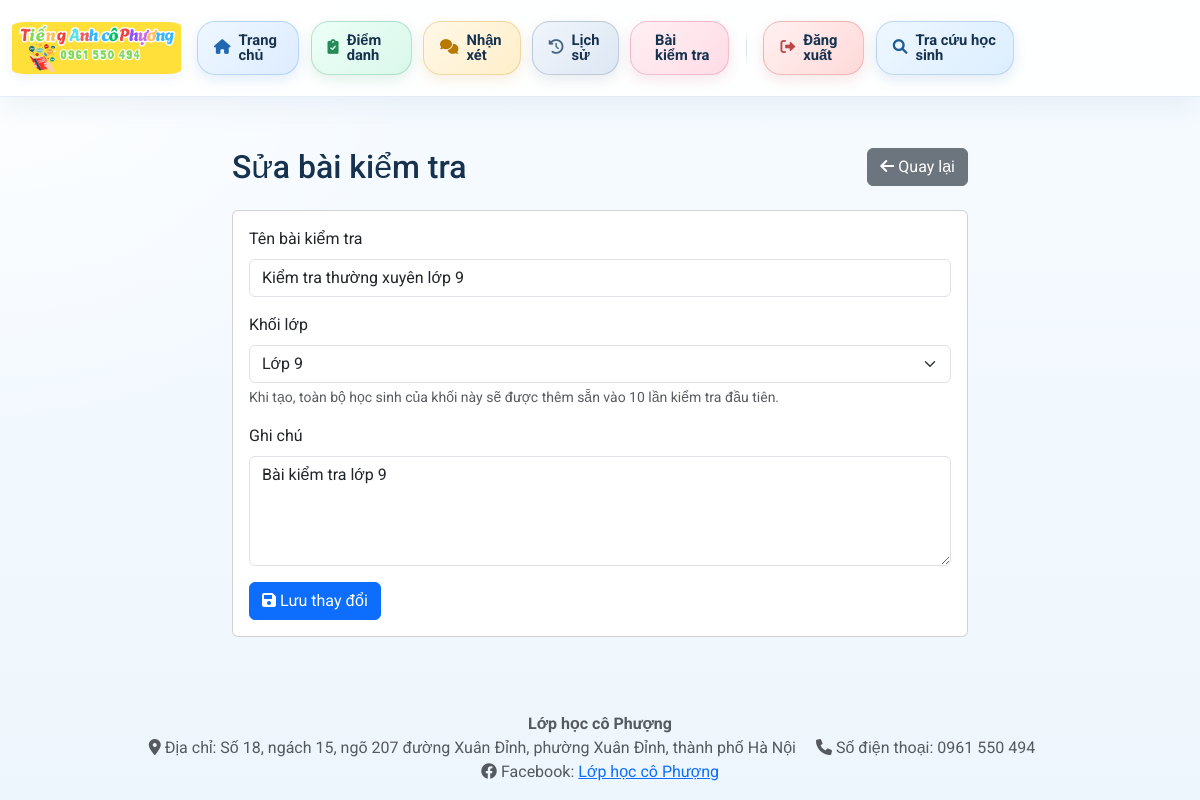
Before: /tests/1/edit (signed in) with the older database file.
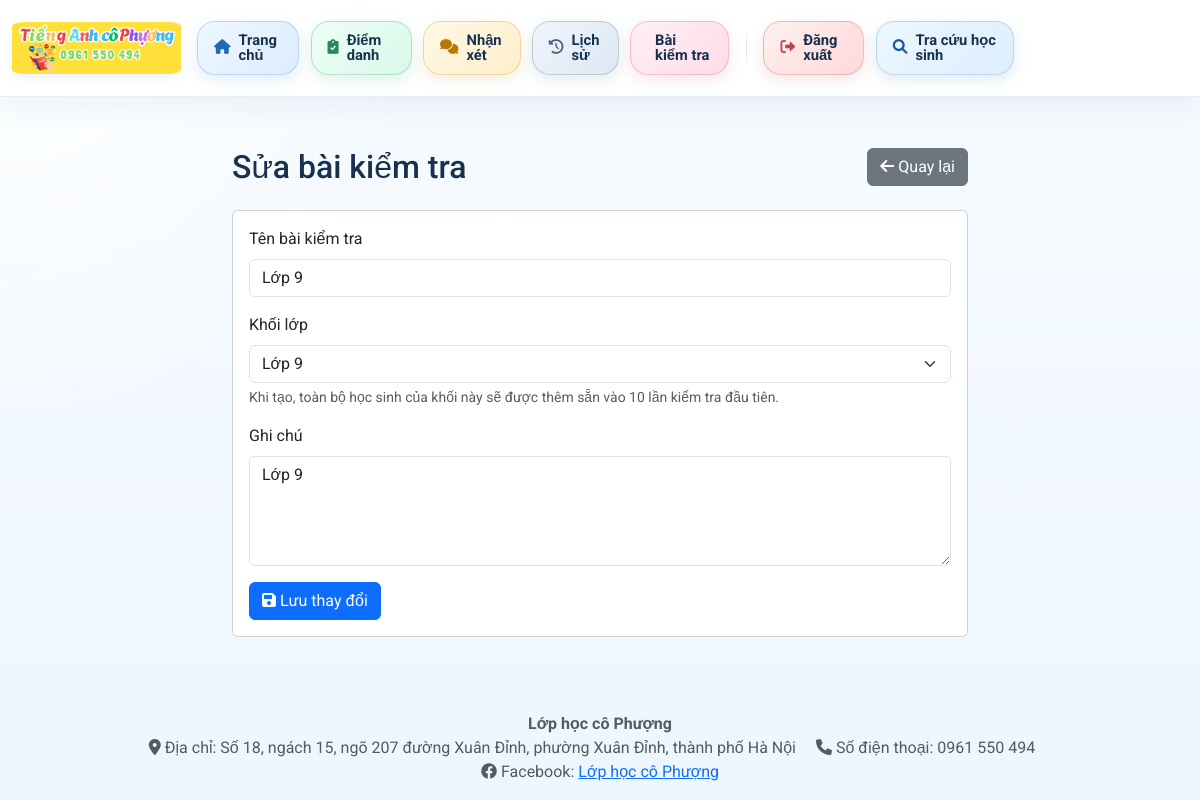
After: the same page with the newer database file.
### models.py (models this page shows)
class TestExam(db.Model):
    __tablename__ = 'test_exam'
    __bind_key__ = 'attendance'
    id = db.Column(db.Integer, primary_key=True)
    title = db.Column(db.String(200), nullable=False)
    grade = db.Column(db.String(20), nullable=False)
    description = db.Column(db.Text, nullable=True)
    created_at = db.Column(db.DateTime, default=datetime.utcnow, nullable=False)
    created_by = db.Column(db.Integer, db.ForeignKey('user.id'), nullable=False)
    created_by_user = db.relationship('User', foreign_keys=[created_by], backref='test_exams_created')

### app.py (the view, shortened to what this page needs)
@app.route('/tests/<int:exam_id>/edit', methods=['GET', 'POST'])
@login_required
def edit_test_exam(exam_id):
    if current_user.role not in ['admin', 'giaovien']:
        flash('Bạn không có quyền truy cập trang này.', 'danger')
        abort(403)
    exam = TestExam.query.get_or_404(exam_id)
    available_grades = [grade[0] for grade in db.session.query(Student.grade).distinct().order_by(Student.grade).all()]
    return render_template('test_form.html', available_grades=available_grades, exam=exam, is_edit_mode=True)

### app.py (called while the page is built)
@login_manager.user_loader
def load_user(user_id):
    return db.session.get(User, int(user_id))

### templates/test_form.html (shortened to what this page needs)
{% extends "base.html" %}
{% block content %}
<div class="container mt-4" style="max-width: 760px;">
    <div class="d-flex justify-content-between align-items-center mb-4">
        <h2 class="mb-0">{{ 'Sửa bài kiểm tra' if is_edit_mode else 'Tạo bài kiểm tra' }}</h2>
        <a href="{{ url_for('test_management') }}" class="btn btn-secondary"><i class="fas fa-arrow-left me-1"></i>Quay lại</a>
    </div>
    <div class="card">
        <div class="card-body">
            <form method="POST">
                <div class="mb-3">
                    <label for="title" class="form-label">Tên bài kiểm tra</label>
                    <input type="text" id="title" name="title" class="form-control" value="{{ exam.title if exam else '' }}" required>
                </div>
                <div class="mb-3">
                    <label for="grade" class="form-label">Khối lớp</label>
                    <select id="grade" name="grade" class="form-select" required>
                        {% for grade in available_grades %}
                        <option value="{{ grade }}" {% if exam and exam.grade == grade %}selected{% endif %}>{{ grade }}</option>
                        {% endfor %}
                    </select>
                    <div class="form-text">Khi tạo, toàn bộ học sinh của khối này sẽ được thêm sẵn vào 10 lần kiểm tra đầu tiên.</div>
                </div>
                <div class="mb-3">
                    <label for="description" class="form-label">Ghi chú</label>
                    <textarea id="description" name="description" rows="4" class="form-control">{{ exam.description if exam and exam.description else '' }}</textarea>
                </div>
                <button type="submit" class="btn btn-primary">
                    <i class="fas {{ 'fa-floppy-disk' if is_edit_mode else 'fa-circle-plus' }} me-1"></i>{{ 'Lưu thay đổi' if is_edit_mode else 'Tạo bài kiểm tra' }}
                </button>
            </form>
        </div>
    </div>
</div>
{% endblock %}

### templates/base.html (shortened to what this page needs)
<!DOCTYPE html>
<html lang="vi">
<head>
    <link href="https://cdn.jsdelivr.net/npm/bootstrap@5.3.3/dist/css/bootstrap.min.css" rel="stylesheet">
    <link rel="stylesheet" href="{{ url_for('static', filename='css/style.css') }}">
    <link rel="stylesheet" href="https://cdnjs.cloudflare.com/ajax/libs/font-awesome/6.0.0-beta3/css/all.min.css">
</head>
<body class="d-flex flex-column min-vh-100">
    <nav class="navbar navbar-expand-xl app-header fixed-top">
        <div class="container-fluid app-header__inner">
            <a class="navbar-brand app-brand" href="{{ url_for('index') }}">
                <img src="{{ url_for('uploaded_file', filename='logo.png') }}" alt="Lớp học cô Phượng" class="app-brand__logo">
            </a>
            <div class="collapse navbar-collapse" id="navbarNav">
                <ul class="navbar-nav ms-auto align-items-xl-center app-nav">
                    {% if current_user.is_authenticated %}
                    <li class="nav-item">
                        <a class="app-nav__link app-nav__link--sky" href="{{ url_for('dashboard') }}"><i class="fas fa-house"></i><span>Trang chủ</span></a>
                    </li>
                    <li class="nav-item">
                        <a class="app-nav__link app-nav__link--green" href="{{ url_for('take_attendance') }}"><i class="fas fa-clipboard-check"></i><span>Điểm danh</span></a>
                    </li>
                    {% if current_user.role in ['admin', 'giaovien'] %}
                    <li class="nav-item">
                        <a class="app-nav__link app-nav__link--amber" href="{{ url_for('comment_management') }}"><i class="fas fa-comments"></i><span>Nhận xét</span></a>
                    </li>
                    <li class="nav-item">
                        <a class="app-nav__link app-nav__link--slate" href="{{ url_for('attendance_history') }}"><i class="fas fa-clock-rotate-left"></i><span>Lịch sử</span></a>
                    </li>
                    <li class="nav-item">
                        <a class="app-nav__link app-nav__link--rose" href="{{ url_for('test_management') }}"><span>Bài kiểm tra</span></a>
                    </li>
                    {% endif %}
                    <li class="nav-item">
                        <a class="app-nav__link app-nav__link--red" href="{{ url_for('logout') }}"><i class="fas fa-right-from-bracket"></i><span>Đăng xuất</span></a>
                    </li>
                    {% else %}
                    <li class="nav-item">
                        <a class="app-nav__link app-nav__link--green" href="{{ url_for('login') }}"><i class="fas fa-right-to-bracket"></i><span>Đăng nhập</span></a>
                    </li>
                    {% endif %}
                    <li class="nav-item">
                        <a class="app-nav__link app-nav__link--accent" href="{{ url_for('student_lookup') }}"><i class="fas fa-magnifying-glass"></i><span>Tra cứu học sinh</span></a>
                    </li>
                </ul>
            </div>
        </div>
    </nav>
    <div class="container mt-4 flex-grow-1 app-shell">
        {% block content %}{% endblock %}
    </div>
    <footer class="mt-auto py-3">
        <div class="container text-center">
            <span class="text-muted">
                <strong>Lớp học cô Phượng</strong><br>
                <span class="d-inline-block me-3"><i class="fas fa-map-marker-alt"></i> Địa chỉ: Số 18, ngách 15, ngõ 207 đường Xuân Đỉnh, phường Xuân Đỉnh, thành phố Hà Nội</span>
                <span class="d-inline-block me-3"><i class="fas fa-phone"></i> Số điện thoại: 0961 550 494</span>
                <span class="d-inline-block"><i class="fab fa-facebook"></i> Facebook: <a href="https://www.facebook.com/lophocthemcophuong/" target="_blank">Lớp học cô Phượng</a></span>
            </span>
        </div>
    </footer>
</body>
</html>

### static/css/style.css (style rules this page uses)
:root { --app-sky-1: #e9f5ff; --app-sky-2: #cfe7ff; --app-sky-3: #7bb6f5; --app-blue: #2f6fb2; --app-blue-dark: #1f4f82; --app-ink: #16324f; --app-border: rgba(47, 111, 178, 0.14); --app-shadow: 0 10px 30px rgba(32, 76, 123, 0.12); }
body { padding-top: 92px; font-family: 'Roboto', sans-serif; background: radial-gradient(circle at top left, rgba(255, 255, 255, 0.9), transparent 30%), linear-gradient(180deg, #f6fbff 0%, #eef6fd 100%); color: var(--app-ink); }
.app-shell { padding-top: 0.5rem; }
.app-header { background: rgba(255, 255, 255, 0.88); backdrop-filter: blur(14px); -webkit-backdrop-filter: blur(14px); border-bottom: 1px solid rgba(47, 111, 178, 0.12); box-shadow: 0 8px 28px rgba(44, 94, 146, 0.08); }
.app-header__inner { min-height: 76px; padding-top: 0.55rem; padding-bottom: 0.55rem; align-items: center; }
.app-brand { display: flex; align-items: center; gap: 0.5rem; margin-right: 0.75rem; text-decoration: none; flex-shrink: 0; }
.app-brand__logo { width: auto; height: 52px; max-width: 100%; object-fit: fill; object-position: left center; border-radius: 8%; box-shadow: 0 4px 12px rgba(57, 115, 175, 0.08); background: transparent; border: none; padding: 0; display: block; }
.app-nav { gap: 0.7rem; }
.app-nav .nav-item { display: flex; align-items: center; }
.app-nav__link { --link-bg: rgba(255, 255, 255, 0.88); --link-border: rgba(47, 111, 178, 0.12); --link-shadow: rgba(54, 110, 168, 0.08); --link-icon: var(--app-blue); --link-text: var(--app-ink); --link-hover-bg: rgba(255, 255, 255, 0.98); --link-hover-border: rgba(47, 111, 178, 0.18); display: inline-flex; align-items: center; gap: 0.5rem; padding: 0.7rem 1rem; border-radius: 18px; color: var(--link-text); text-decoration: none; font-weight: 700; font-size: 0.92rem; line-height: 1; background: var(--link-bg); border: 1px solid var(--link-border); box-shadow: 0 5px 14px var(--link-shadow); transition: transform 0.18s ease, background-color 0.18s ease, border-color 0.18s ease, box-shadow 0.18s ease, color 0.18s ease; }
.app-nav__link i { color: var(--link-icon); font-size: 0.92rem; }
.app-nav__link--sky { --link-bg: linear-gradient(135deg, #eef7ff, #ddecff); --link-border: rgba(77, 146, 224, 0.3); --link-shadow: rgba(77, 146, 224, 0.16); --link-icon: #2268b0; --link-hover-bg: linear-gradient(135deg, #f7fbff, #e8f3ff); }
.app-nav__link--green { --link-bg: linear-gradient(135deg, #ecfff6, #daf7ea); --link-border: rgba(49, 155, 101, 0.28); --link-shadow: rgba(49, 155, 101, 0.14); --link-icon: #248a57; --link-hover-bg: linear-gradient(135deg, #f6fff9, #e7fbef); }
.app-nav__link--amber { --link-bg: linear-gradient(135deg, #fff8e8, #ffefc9); --link-border: rgba(205, 145, 36, 0.3); --link-shadow: rgba(205, 145, 36, 0.14); --link-icon: #b97800; --link-hover-bg: linear-gradient(135deg, #fffdf5, #fff3da); }
.app-nav__link--slate { --link-bg: linear-gradient(135deg, #f0f5fb, #dde7f3); --link-border: rgba(84, 110, 138, 0.28); --link-shadow: rgba(84, 110, 138, 0.14); --link-icon: #47637f; --link-hover-bg: linear-gradient(135deg, #f9fbfd, #e7eef6); }
.app-nav__link--rose { --link-bg: linear-gradient(135deg, #fff0f4, #ffdbe6); --link-border: rgba(205, 79, 123, 0.28); --link-shadow: rgba(205, 79, 123, 0.14); --link-icon: #c04374; --link-hover-bg: linear-gradient(135deg, #fff7f9, #ffe8ef); }
.app-nav__link--red { --link-bg: linear-gradient(135deg, #fff0f0, #ffd9d9); --link-border: rgba(198, 79, 79, 0.3); --link-shadow: rgba(198, 79, 79, 0.14); --link-icon: #bc4747; --link-hover-bg: linear-gradient(135deg, #fff8f8, #ffe7e7); }
.app-nav__link--accent { --link-bg: linear-gradient(135deg, #edf7ff, #dceeff); --link-border: rgba(47, 111, 178, 0.22); --link-shadow: rgba(74, 132, 192, 0.16); --link-icon: #1f5c96; --link-hover-bg: linear-gradient(135deg, #f6fbff, #e8f2ff); }
@media (min-width: 1200px) { .app-header__inner { display: grid; grid-template-columns: 190px minmax(0, 1fr) 190px; column-gap: 1rem; } }
@media (min-width: 1200px) { .app-header__inner::after { content: ""; width: 190px; height: 1px; } }
@media (min-width: 1200px) { .app-brand { margin-right: 0; } }
@media (min-width: 1200px) { .app-header .navbar-collapse { display: flex !important; justify-content: center; min-width: 0; } }
@media (min-width: 1200px) { .app-nav { justify-content: center; margin: 0 auto; } }

Changed rows visible on the page:
changed TestExam "Lớp 9": title "Kiểm tra thường xuyên lớp 9" → "Lớp 9"; description "Bài kiểm tra lớp 9" → "Lớp 9"
